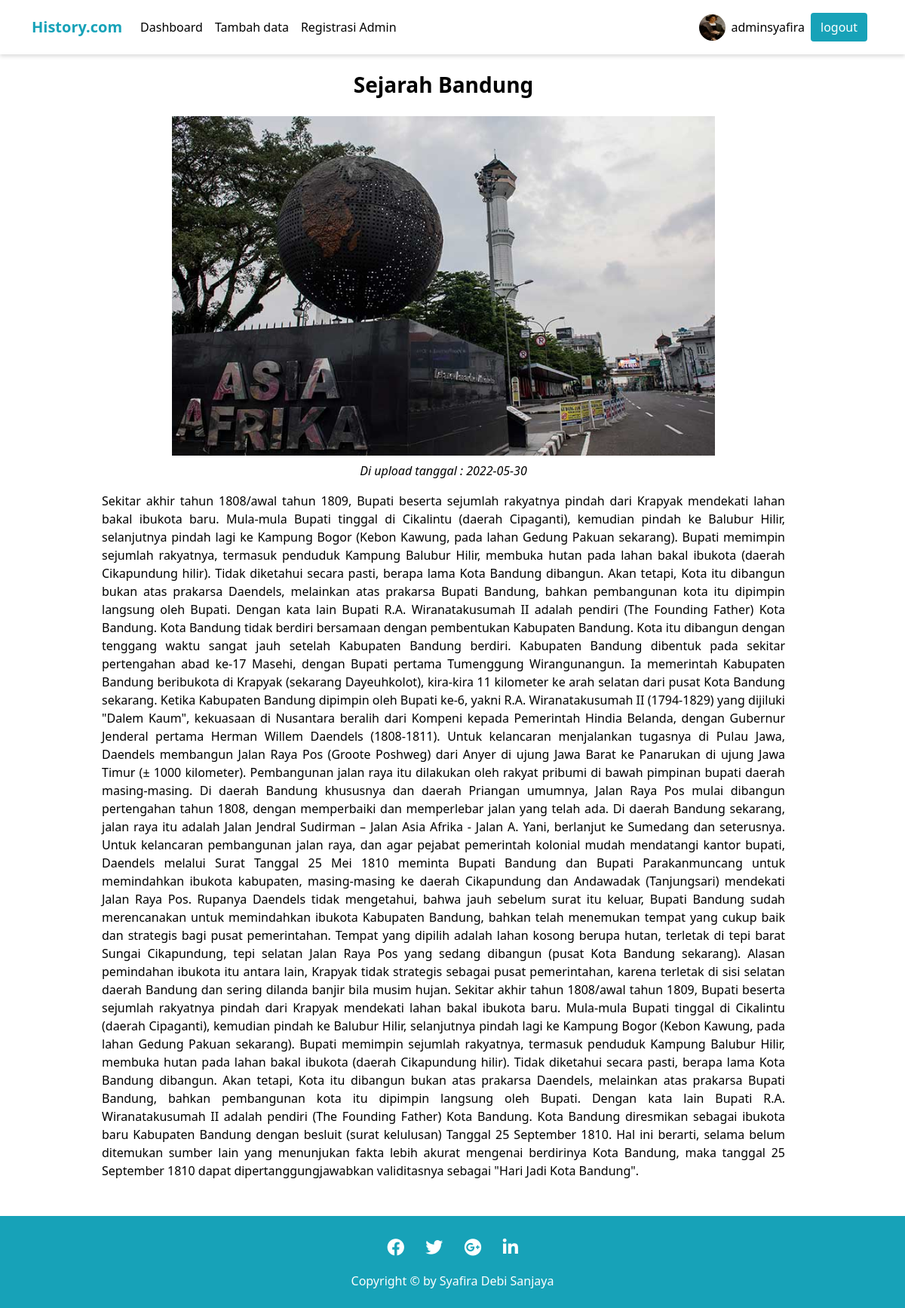
The app's page /detail_admin.php?id=5 (signed in) with its own data.
### tables this page shows
CREATE TABLE `materi` (
  `id_mtr` int(11) NOT NULL,
  `id_ktgr` int(11) NOT NULL,
  `judul` varchar(300) NOT NULL,
  `isi` text NOT NULL,
  `tanggal_up` date NOT NULL DEFAULT current_timestamp(),
  `gambar_mtr` varchar(300) NOT NULL
);

### functions.php (called while the page is built, shortened)
<?php
$db = mysqli_connect("localhost","root","","syafiradebi");
function query ($query){
	global $db;
	$result = mysqli_query ($db,$query);
	$rows=[];
	while ($row = mysqli_fetch_assoc($result)) {
		$rows[]= $row;
	}
	return $rows;
}

### detail_admin.php (the view, shortened to what this page needs)
<?php
require 'functions.php';
$p = $_SESSION['aLogin'];
$id = $_GET['id'];
$m = query("SELECT * FROM materi WHERE id_mtr = $id ")[0];
 ?>
<!doctype html>
<html lang="en">
  <head>
    <link href="https://cdn.jsdelivr.net/npm/bootstrap@5.0.2/dist/css/bootstrap.min.css" rel="stylesheet">
    <link rel="stylesheet" type="text/css" href="style/css/bootstrap.css">
    <link rel="stylesheet" type="text/css" href="style/css/style.css?x=0">
    <link rel="stylesheet" type="text/css" href="https://cdnjs.cloudflare.com/ajax/libs/font-awesome/5.14.0/css/all.min.css">
    <link rel="stylesheet" type="text/css" href="https://cdnjs.cloudflare.com/ajax/libs/font-awesome/6.1.1/css/all.min.css">
  </head>
  <body>
    <nav class="navbar navbar-expand-lg navbar-light bg-white pt-3 pb-3 position-fixed w-100">
      <div class="container">
        <a class="navbar-brand fw-bold" href="#"></i>History.com</a>
        <div class="collapse navbar-collapse" id="navbarSupportedContent">
          <ul class="navbar-nav me-auto mb-2 mb-lg-0">
            <li class="nav-item">
              <a class="nav-link" href="admin.php">Dashboard</a>
            </li>
            <li class="nav-item">
              <a class="nav-link" aria-current="page" href="tambah_data.php">Tambah data</a>
            </li>
            <li class="nav-item">
              <a class="nav-link" href="reg_admin.php">Registrasi Admin</a>
            </li>
          </ul>
          <img src="asset/img/<?php echo $p['foto_admin'] ?>" width="35px" height="35px" style="border-radius: 50px;"><span><p class="ms-2 me-2"><?php echo $p['username_admin'] ?></p></span>
          <a href="logout.php" class="me-2 btn login">logout</a>
        </div>
      </div>
    </nav>
    <section class="pt-5">
      <div class="container-fluid pt-5 ">
        <div class="container">
          <div class="row w-100">
            <h3 style="color: black;" class="fw-bold text-center"><?php echo $m['judul'] ?></h3>
            <div class="col-md-8 mx-auto pt-3">
              <img src="asset/img/<?php echo $m['gambar_mtr'] ?>" width="100%">
              <p class="pt-2 text-center" style="color: black; font-style: italic;">Di upload tanggal : <?php echo $m['tanggal_up'] ?></p>
            </div>
            <div class="col-md-10 pt-3 mx-auto pb-5">
              <p style="color: black; text-align: justify;"><?php echo $m['isi'] ?></p>
            </div>
          </div>
        </div>
      </div>
    </section>
    <section>
      <div class="container-fluid hero footer">
        <div class="container h=100">
          <div class="row p-4">
           <div class="text-center text-md-center">
              <ul class="list-unstyled list-inline me-0">
                <li class="list-inline-item">
                  <a href="#" class="btn-floating btn-sm text-white" style="font-size: 23px;"><i class="fab fa-facebook"></i></a>
                </li>
                <li class="list-inline-item">
                  <a href="#" class="btn-floating btn-sm text-white" style="font-size: 23px;"><i class="fab fa-twitter"></i></a>
                </li>
                <li class="list-inline-item">
                  <a href="#" class="btn-floating btn-sm text-white" style="font-size: 23px;"><i class="fab fa-google-plus"></i></a>
                </li>
                <li class="list-inline-item">
                  <a href="#" class="btn-floating btn-sm text-white" style="font-size: 23px;"><i class="fab fa-linkedin-in"></i></a>
                </li>
              </ul>
            </div>
            <p class="copyright text-center">Copyright &copy; by Syafira Debi Sanjaya</p>
          </div>
        </div>
      </div>
    </section>
  </body>
</html>

### style/css/style.css (style rules this page uses)
* { box-sizing: border-box; }
p { margin: 0 !important; }
body { color: white; }
a { text-decoration: none; }
.navbar { box-shadow: 0 3px 5px 0 rgb(0 0 0 / 13%); width: 100%; color: black !important; top: 0; position: fixed; z-index: 100; }
.navbar li a { color: black !important; }
.navbar-brand { color: #17a2b8 !important; }
.login { background-color: #17a2b8 !important; color: white !important; }
.hero { background: linear-gradient( 160deg, #17a2b8, #17a2b8 ); }

### records on screen
materi: judul "Sejarah Bandung", gambar_mtr (picture), tanggal_up "2022-05-30", isi "Sekitar akhir tahun 1808/awal tahun 1809, Bupati beserta sejumlah rakyatnya pindah dari Krapyak mendekati lahan bakal ibukota baru. Mula-mula Bupati tinggal di Cikalintu (daerah Cipaganti), kemudian pindah ke Balubur Hilir, selanjutnya pindah lagi ke Kampung Bogor (Kebon Kawung, pada lahan Gedung Pakuan sekarang). Bupati memimpin sejumlah rakyatnya, termasuk penduduk Kampung Balubur Hilir, membuka hutan pada lahan bakal ibukota (daerah Cikapundung hilir). Tidak diketahui secara pasti, berapa lama Kota Bandung dibangun. Akan tetapi, Kota itu dibangun bukan atas prakarsa Daendels, melainkan atas prakarsa Bupati Bandung, bahkan pembangunan kota itu dipimpin langsung oleh Bupati. Dengan kata…"

### other values on screen
$p['username_admin'] "adminsyafira"
